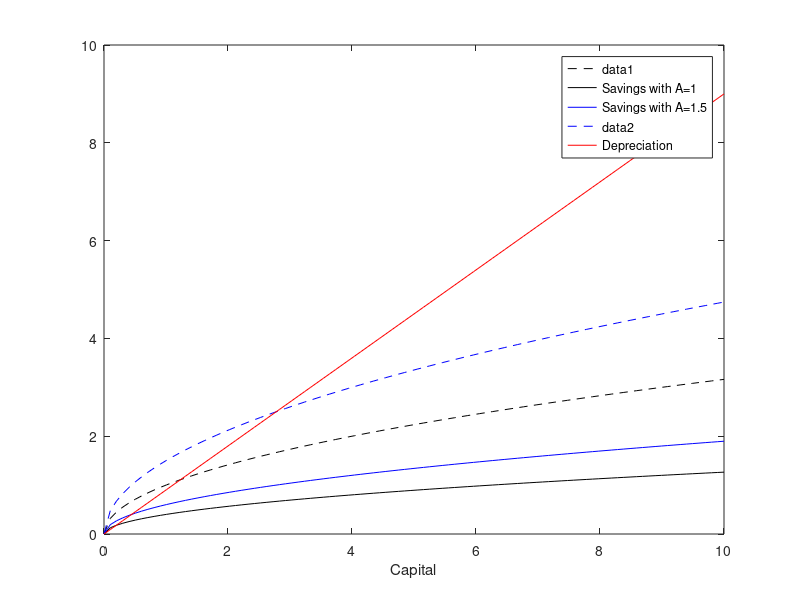

Source code (MATLAB):
%Code by Javier Gonzalez on December 2019
%For any questions please contact javierj.g18@gmail.com
% Simple Sollow Model with graphs

clear all
%Setiamos la cantidad de periodos analizar
T = 10;
% Numero de grid spaces
n = 100;
% Armamos el grid
k = transpose(linspace(0,T,n));
%Alocamos memoria
f_k = zeros(n,1);
f_k_prime = zeros(n,1);
dep = zeros(n,1);
% Usamos el parametro, para que sea concava
alpha = 0.5;
% Parametro de depreciaci�n
delta = 0.1;
% Parametro de Tecnologia
A = 1;
% Parametro de aumento de tecnologia
Aprime = 1.5;
% Usamos un loops para llenar la matriz
for i = 1:n
    % EL producto se modela como una Cobb Douglass
    % Llenamos el producto estocastico
    f_k(i,1) = A*k(i,1)^alpha;
    % Llenamos producto con tecnologia alta
    f_k_prime(i,1) = Aprime*k(i,1)^alpha;
    % Linea de dep
    dep(i,1) = (1-delta)*k(i,1);
end
% Parametro de ahorro exogeno
beta = 0.4;
% probar con los valores de beta 0.4 Y 0.8
%Beta = 0.2 no tiene estado estacionario. Pues la depresiacion se come todo
%el ahorro y por tanto es imposible ahorrar, racionalmente.
% Matris de savings del producto
savings = beta*f_k;
savings_prime = beta*f_k_prime;

% Sabemos que hay un estado estacionario si el ahorro es igual a la
% depresiacion en algun punto. Entonces tenemos que hacer un check
% EMpezare en el 2 para asegurarme que no cuenta el 0.
tol = 0.009; % Tolerancia Obtima para obtener solo 1 Estado Estacionario
% Analisis con A=1
a = 0;
z = ['-- Analisis de Estado Estacionario con A = ', num2str(A)];
disp(z)
for i = 2:n
    if abs(dep(i,1) - savings(i,1)) <= tol
        z=['Estado Estacionario en : ', num2str(k(i,1))];
        disp(z)
        z=['Con Produccion Igual a : ', num2str(f_k(i,1))];
        disp(z)
        a = a + 1;
    end
end
if a == 0
    z=['No se Encontro un Estado Estacionario'];
    disp(z)
end

% Ahora veamos con A=1.5
a = 0;
tol = 0.02;
z = ['-- Analisis de Estado Estacionario con A = ', num2str(Aprime)];
disp(z)
for i = 2:n
    if abs(dep(i,1) - savings_prime(i,1)) <= tol
        z=['Estado Estacionario en : ', num2str(k(i,1))];
        disp(z)
        z=['Con Produccion Igual a : ', num2str(f_k(i,1))];
        disp(z)
        a = a + 1;
    end
end
if a == 0
    z=['No se Encontro un Estado Estacionario'];
    disp(z)
end

% Chequiaemos cuantos estados estacionarios hay graficamente
figure
plot(k,f_k,'--k')
hold on
plot(k,savings,'k','DisplayName','Savings with A=1')
plot(k,savings_prime,'b','DisplayName','Savings with A=1.5')
plot(k,f_k_prime,'--b')
plot(k,dep,'r','DisplayName','Depreciation')
hold off
xlabel('Capital')
legend